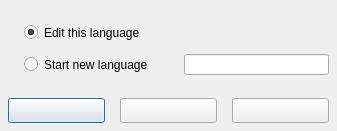
<?xml version="1.0" encoding="UTF-8"?>
<ui version="4.0">
  <class>LanguageEditorStartForm</class>
  <widget class="QDialog" name="LanguageEditorStartForm">
    <property name="geometry"><rect><x>0</x><y>0</y><width>337</width><height>131</height></rect></property>
    <property name="windowTitle"><string>Language editor</string></property>
    <property name="vclBorderStyle" stdset="0"><string notr="true">bsDialog</string></property>
    <property name="vclPosition" stdset="0"><string notr="true">poOwnerFormCenter</string></property>
    <property name="vclKeyPreview" stdset="0"><bool>true</bool></property>
    <property name="vclDesignWidth" stdset="0"><number>337</number></property>
    <property name="vclDesignHeight" stdset="0"><number>131</number></property>
    <widget class="QRadioButton" name="EditThisRadioButton">
      <property name="geometry"><rect><x>24</x><y>24</y><width>305</width><height>17</height></rect></property>
      <property name="text"><string>Edit this language</string></property>
      <property name="checked"><bool>true</bool></property>
    </widget>
    <widget class="QRadioButton" name="EditNewRadioButton">
      <property name="geometry"><rect><x>24</x><y>56</y><width>154</width><height>17</height></rect></property>
      <property name="text"><string>Start new language</string></property>
    </widget>
    <widget class="QLineEdit" name="LanguageNameEdit">
      <property name="geometry"><rect><x>184</x><y>54</y><width>145</width><height>21</height></rect></property>
    </widget>
    <widget class="QPushButton" name="OKButton">
      <property name="geometry"><rect><x>8</x><y>98</y><width>97</width><height>25</height></rect></property>
      <property name="text"><string></string></property>
      <property name="autoDefault"><bool>false</bool></property>
      <property name="vclKind" stdset="0"><string notr="true">bkOK</string></property>
      <property name="default"><bool>true</bool></property>
      <property name="vclModalResult" stdset="0"><string notr="true">mrOk</string></property>
    </widget>
    <widget class="QPushButton" name="CancelButton">
      <property name="geometry"><rect><x>120</x><y>98</y><width>97</width><height>25</height></rect></property>
      <property name="text"><string></string></property>
      <property name="autoDefault"><bool>false</bool></property>
      <property name="vclKind" stdset="0"><string notr="true">bkCancel</string></property>
      <property name="vclCancel" stdset="0"><bool>true</bool></property>
      <property name="vclModalResult" stdset="0"><string notr="true">mrCancel</string></property>
    </widget>
    <widget class="QPushButton" name="HelpButton">
      <property name="geometry"><rect><x>232</x><y>98</y><width>97</width><height>25</height></rect></property>
      <property name="text"><string></string></property>
      <property name="autoDefault"><bool>false</bool></property>
      <property name="vclKind" stdset="0"><string notr="true">bkHelp</string></property>
      <property name="vclOnClick" stdset="0"><string notr="true">HelpButtonClick</string></property>
    </widget>
  </widget>
  <tabstops>
    <tabstop>EditThisRadioButton</tabstop>
    <tabstop>EditNewRadioButton</tabstop>
    <tabstop>LanguageNameEdit</tabstop>
    <tabstop>OKButton</tabstop>
    <tabstop>CancelButton</tabstop>
    <tabstop>HelpButton</tabstop>
  </tabstops>
  <resources><include location="../../resources/dfend.qrc"/></resources>
  <connections/>
</ui>
